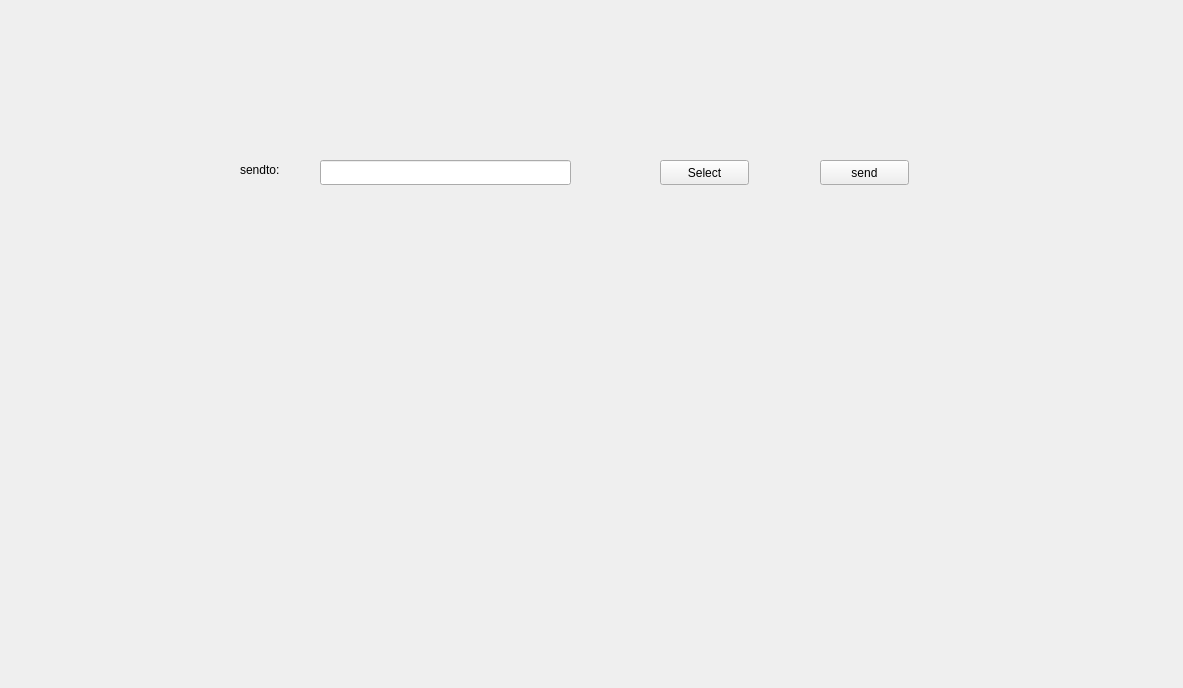
<?xml version="1.0" encoding="UTF-8"?>
<ui version="4.0">
 <class>Form</class>
 <widget class="QWidget" name="Form">
  <property name="geometry">
   <rect>
    <x>0</x>
    <y>0</y>
    <width>1183</width>
    <height>688</height>
   </rect>
  </property>
  <property name="windowTitle">
   <string>Form</string>
  </property>
  <widget class="QPushButton" name="pushButton">
   <property name="geometry">
    <rect>
     <x>820</x>
     <y>160</y>
     <width>89</width>
     <height>25</height>
    </rect>
   </property>
   <property name="text">
    <string>send</string>
   </property>
  </widget>
  <widget class="QLineEdit" name="lineEdit">
   <property name="geometry">
    <rect>
     <x>320</x>
     <y>160</y>
     <width>251</width>
     <height>25</height>
    </rect>
   </property>
  </widget>
  <widget class="QLabel" name="label">
   <property name="geometry">
    <rect>
     <x>240</x>
     <y>160</y>
     <width>67</width>
     <height>20</height>
    </rect>
   </property>
   <property name="text">
    <string>sendto:</string>
   </property>
  </widget>
  <widget class="QPushButton" name="pushButton_2">
   <property name="geometry">
    <rect>
     <x>660</x>
     <y>160</y>
     <width>89</width>
     <height>25</height>
    </rect>
   </property>
   <property name="text">
    <string>Select</string>
   </property>
  </widget>
 </widget>
 <resources/>
 <connections/>
</ui>
